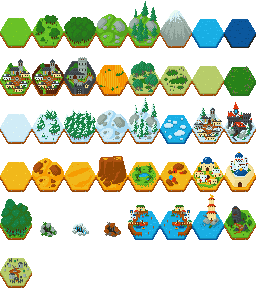
#> input picture godot_project/assets/fantasyhextiles_v3.png, 256 x 288 px
$ python extract_fantasy_hex_tiles.py
#> lines starting #> are read from the running program, lines starting #| are printed output that depends on the picture
#!/usr/bin/env python3
"""
Extract fantasy hex tiles with proper positioning and color-based terrain detection.
"""
from PIL import Image
from collections import Counter
import os

# Terrain classification based on center pixel color
def classify_terrain_by_color(center_pixel):
    """Classify terrain type based on the center pixel color."""
    r, g, b, a = center_pixel

    # If mostly transparent, skip
    if a < 128:
        return None

    # Classify based on color ranges (tuned to the actual tileset colors)

    # Bright green -> grass (RGB around 105, 193, 39 or 183, 204, 106)
    if g > 150 and g > r * 1.3 and g > b * 1.3:
        return "grass"

    # Medium/dark green -> forest (RGB around 39, 130, 25 or 23, 128, 65 or 41, 148, 95)
    if 20 < g < 160 and g > r and g > b and b < 100:
        return "forest"

    # Blue variants -> water
    if b > g and b > r:
        if b > 200 and r > 180:  # Very light blue -> ice/snow water (208, 236, 247)
            return "ice_water"
        elif b > 150:  # Light blue -> water (24, 174, 228)
            return "water"
        elif b > 100:  # Medium blue -> cold water
            return "cold_water"
        else:  # Dark blue -> deep sea (11, 88, 158)
            return "deep_sea"

    # Orange/yellow -> sand (246, 157, 2)
    if r > 200 and 100 < g < 200 and b < 50:
        return "sand"

    # Brown -> hills (79, 34, 13)
    if r > 50 and r < 150 and g < 80 and b < 50:
        return "hills"

    # Gray -> stone/mountains (58, 63, 66 or 135, 154, 146)
    if abs(r - g) < 30 and abs(g - b) < 30:
        if r > 180:  # Very light gray/white -> snow
            return "snow_peak"
        elif r > 100:  # Medium gray -> mountains
            return "mountains"
        else:  # Dark gray -> stone
            return "stone"

    # Yellowish green -> dry grassland
    if r > 100 and g > 100 and b < 80 and abs(r - g) < 50:
        return "dry_grassland"

    # Default to rocky_peak for anything else
    return "rocky_peak"

def extract_hex_tiles(image_path, output_dir, h_spacing=31, v_spacing=51):
    """Extract individual hex tiles from the tileset."""
#> called with h_spacing = 31, v_spacing = 51
    print(f"\nExtracting hex tiles from: {image_path}")
    img = Image.open(image_path).convert('RGBA')
#> img is the input picture: PIL image 256x288 RGBA; mean R, G, B, A 94.4, 103.8, 80.2, 108
    width, height = img.size
#> width = 256; height = 288

    os.makedirs(output_dir, exist_ok=True)

    # Hex extraction parameters
    hex_width = 30  # Width to extract around center
    hex_height = 52  # Height to extract around center
    output_size = 16  # Final size

    extracted = 0
    terrain_counts = Counter()

    # Extract hexes based on grid layout
    for row in range(10):
        y = 24 + row * v_spacing
        if y >= height - hex_height//2:
            break

        for col in range(10):
            # Offset every other row for hexagonal layout
            offset = (h_spacing // 2) if row % 2 == 1 else 0
            x = 16 + col * h_spacing + offset

            if x >= width - hex_width//2:
                continue

            # Check if there's content at this position
            if x < width and y < height:
                try:
                    pixel = img.getpixel((x, y))
                    if pixel[3] < 128:  # Skip if mostly transparent
                        continue
                except:
                    continue

                # Extract hex tile area
                left = max(0, x - hex_width//2)
                top = max(0, y - hex_height//2)
                right = min(width, x + hex_width//2)
                bottom = min(height, y + hex_height//2)

                hex_img = img.crop((left, top, right, bottom))

                # Classify terrain by center pixel color
                center_pixel = img.getpixel((x, y))
                terrain_type = classify_terrain_by_color(center_pixel)

                if terrain_type is None:
                    continue

                terrain_counts[terrain_type] += 1

                # Create filename with variant number
                count = terrain_counts[terrain_type] - 1
                if count == 0:
                    filename = f"{terrain_type}.png"
                else:
                    filename = f"{terrain_type}_{count}.png"

                # Resize to 16x16
                resized = hex_img.resize((output_size, output_size), Image.Resampling.LANCZOS)

                # Save
                output_path = os.path.join(output_dir, filename)
                resized.save(output_path)

                extracted += 1
                r, g, b, a = center_pixel
                print(f"  [{extracted:2d}] ({row}, {col}): {filename:25s} RGB({r:3d},{g:3d},{b:3d})")
#> this loop made 6 passes
#> pass 1, in extract_hex_tiles, `resized.save(output_path)`:
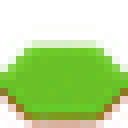
#> saved as grass.png: PIL image 16x16 RGBA (shown 8 times larger); mean R, G, B, A 75.8, 115.4, 21.5, 125.3; transparent parts drawn white
#> pass 1, in extract_hex_tiles, `resized.save(output_path)`:
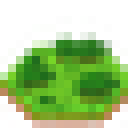
#> saved as grass_1.png: PIL image 16x16 RGBA (shown 8 times larger); mean R, G, B, A 60.3, 95.7, 19.2, 129.7; transparent parts drawn white
#> pass 1, in extract_hex_tiles, `resized.save(output_path)`:
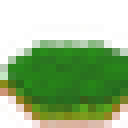
#> saved as forest.png: PIL image 16x16 RGBA (shown 8 times larger); mean R, G, B, A 45, 79.9, 15.9, 131.5; transparent parts drawn white
#> pass 1, in extract_hex_tiles, `resized.save(output_path)`:
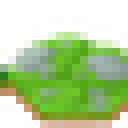
#> saved as grass_2.png: PIL image 16x16 RGBA (shown 8 times larger); mean R, G, B, A 87.4, 114.2, 42.5, 136.9; transparent parts drawn white
#> after the loop:
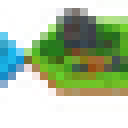
#> resized: PIL image 16x16 RGBA (shown 8 times larger); mean R, G, B, A 57.8, 81.3, 40.6, 116.6; transparent parts drawn white
#> after the loop, extracted = 37; terrain_counts = 10 items

    print(f"\nExtraction complete: {extracted} tiles")
#| Extraction complete: 37 tiles
    print(f"Terrain types found: {dict(terrain_counts)}")
#| Terrain types found: {'grass': 5, 'forest': 6, 'mountains': 2, 'water': 8, 'hills': 2, 'deep_sea': 2, 'sand': 5, 'rocky_peak': 3, 'ice_water': 2, 'stone': 2}
    return extracted

def main():
    print("="*70)
    print("FANTASY HEX TILE EXTRACTOR WITH COLOR DETECTION")
    print("="*70)

    bordered_input = "godot_project/assets/fantasyhextiles_v3.png"
    borderless_input = "godot_project/assets/fantasyhextiles_v3_borderless.png"

    bordered_output = "godot_project/assets/tile_art/fantasy_bordered"
    borderless_output = "godot_project/assets/tile_art/fantasy_borderless"

    # Clear old extracted tiles
    for output_dir in [bordered_output, borderless_output]:
        if os.path.exists(output_dir):
            for file in os.listdir(output_dir):
                if file.endswith('.png'):
                    os.remove(os.path.join(output_dir, file))
            print(f"Cleared old tiles from {output_dir}")

    # Extract bordered tileset
    if os.path.exists(bordered_input):
        extract_hex_tiles(bordered_input, bordered_output)

    print("\n" + "="*70)

    # Extract borderless tileset
    if os.path.exists(borderless_input):
        extract_hex_tiles(borderless_input, borderless_output)
#> call 2 of extract_hex_tiles, with h_spacing = 31, v_spacing = 51
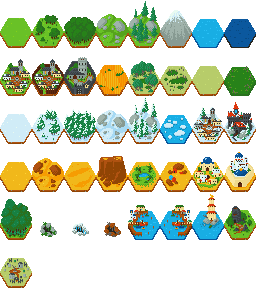
#> input picture godot_project/assets/fantasyhextiles_v3_borderless.png, 256 x 288 px
#> in extract_hex_tiles, img is the input picture: PIL image 256x288 RGBA; mean R, G, B, A 95.2, 104.9, 81.2, 108
#> the loop in extract_hex_tiles (call 2), `for row in range(10):` made 6 passes
#> after the loop in extract_hex_tiles (call 2), `for row in range(10):`: extracted = 37
#| Extraction complete: 37 tiles
#| Terrain types found: {'grass': 5, 'forest': 6, 'mountains': 2, 'water': 8, 'hills': 2, 'deep_sea': 2, 'sand': 5, 'rocky_peak': 3, 'ice_water': 2, 'stone': 2}

    print("\n" + "="*70)
    print("All tiles extracted and resized to 16x16!")
    print("=" * 70)

if __name__ == "__main__":
    main()
